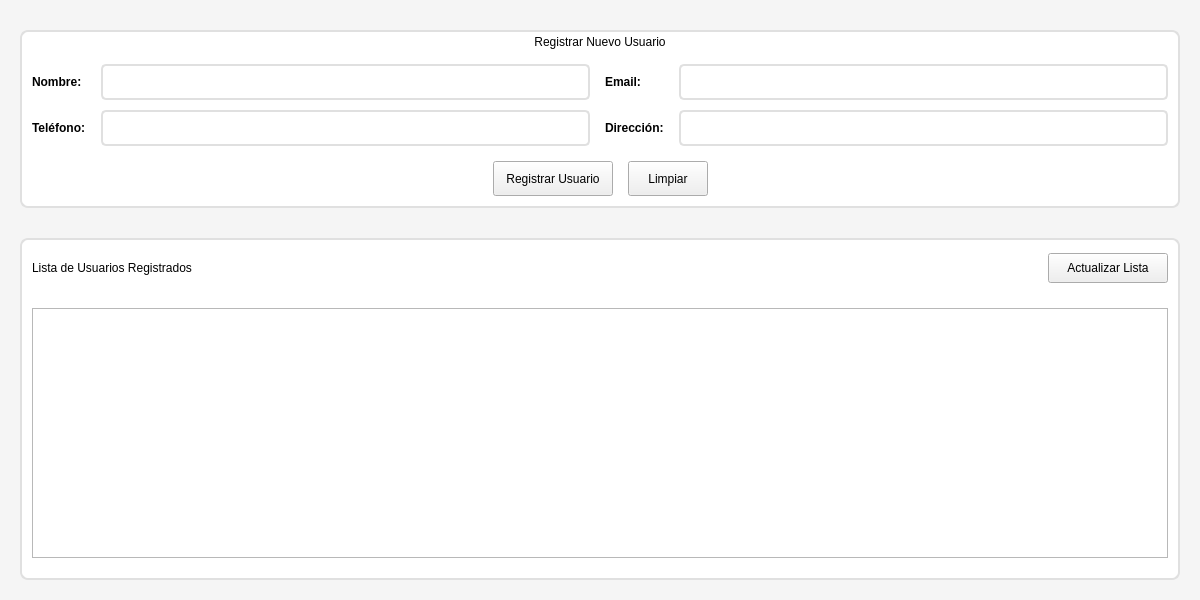
<?xml version="1.0" encoding="UTF-8"?>
<ui version="4.0">
 <class>GestorUsuarios</class>
 <widget class="QWidget" name="GestorUsuarios">
  <property name="geometry">
   <rect>
    <x>0</x>
    <y>0</y>
    <width>1200</width>
    <height>600</height>
   </rect>
  </property>
  <property name="minimumSize">
   <size>
    <width>1000</width>
    <height>550</height>
   </size>
  </property>
  <property name="windowTitle">
   <string>Gestor de Usuarios</string>
  </property>
  <property name="styleSheet">
   <string>QWidget#GestorUsuarios {
    background-color: #f5f5f5;
}</string>
  </property>
  <layout class="QVBoxLayout" name="verticalLayout_main">
   <property name="spacing">
    <number>20</number>
   </property>
   <property name="leftMargin">
    <number>20</number>
   </property>
   <property name="topMargin">
    <number>20</number>
   </property>
   <property name="rightMargin">
    <number>20</number>
   </property>
   <property name="bottomMargin">
    <number>20</number>
   </property>
   <item>
    <widget class="QGroupBox" name="groupBoxRegistro">
     <property name="title">
      <string/>
     </property>
     <property name="styleSheet">
      <string>QGroupBox {
    border: 2px solid #e0e0e0;
    border-radius: 8px;
    margin-top: 10px;
    padding-top: 10px;
    background-color: #ffffff;
}</string>
     </property>
     <layout class="QVBoxLayout" name="verticalLayout_registro">
      <property name="spacing">
       <number>15</number>
      </property>
      <item>
       <widget class="QLabel" name="labelTituloRegistro">
        <property name="text">
         <string>Registrar Nuevo Usuario</string>
        </property>
        <property name="alignment">
         <set>Qt::AlignCenter</set>
        </property>
       </widget>
      </item>
      <item>
       <layout class="QGridLayout" name="gridLayout_formulario">
        <property name="horizontalSpacing">
         <number>15</number>
        </property>
        <property name="verticalSpacing">
         <number>10</number>
        </property>
        <item row="0" column="0">
         <widget class="QLabel" name="labelNombre">
          <property name="text">
           <string>Nombre:</string>
          </property>
          <property name="styleSheet">
           <string>QLabel { font-weight: bold; }</string>
          </property>
         </widget>
        </item>
        <item row="0" column="1">
         <widget class="QLineEdit" name="lineEditNombre">
          <property name="styleSheet">
           <string>QLineEdit {
    padding: 8px;
    border: 2px solid #e0e0e0;
    border-radius: 5px;
    font-size: 12px;
    background-color: white;
    color: black;
}
QLineEdit:focus {
    border-color: #3498db;
}</string>
          </property>
         </widget>
        </item>
        <item row="0" column="2">
         <widget class="QLabel" name="labelEmail">
          <property name="text">
           <string>Email:</string>
          </property>
          <property name="styleSheet">
           <string>QLabel { font-weight: bold; }</string>
          </property>
         </widget>
        </item>
        <item row="0" column="3">
         <widget class="QLineEdit" name="lineEditEmail">
          <property name="styleSheet">
           <string>QLineEdit {
    padding: 8px;
    border: 2px solid #e0e0e0;
    border-radius: 5px;
    font-size: 12px;
    background-color: white;
    color: black;
}
QLineEdit:focus {
    border-color: #3498db;
}</string>
          </property>
         </widget>
        </item>
        <item row="1" column="0">
         <widget class="QLabel" name="labelTelefono">
          <property name="text">
           <string>Teléfono:</string>
          </property>
          <property name="styleSheet">
           <string>QLabel { font-weight: bold; }</string>
          </property>
         </widget>
        </item>
        <item row="1" column="1">
         <widget class="QLineEdit" name="lineEditTelefono">
          <property name="styleSheet">
           <string>QLineEdit {
    padding: 8px;
    border: 2px solid #e0e0e0;
    border-radius: 5px;
    font-size: 12px;
    background-color: white;
    color: black;
}
QLineEdit:focus {
    border-color: #3498db;
}</string>
          </property>
         </widget>
        </item>
        <item row="1" column="2">
         <widget class="QLabel" name="labelDireccion">
          <property name="text">
           <string>Dirección:</string>
          </property>
          <property name="styleSheet">
           <string>QLabel { font-weight: bold; }</string>
          </property>
         </widget>
        </item>
        <item row="1" column="3">
         <widget class="QLineEdit" name="lineEditDireccion">
          <property name="styleSheet">
           <string>QLineEdit {
    padding: 8px;
    border: 2px solid #e0e0e0;
    border-radius: 5px;
    font-size: 12px;
    background-color: white;
    color: black;
}
QLineEdit:focus {
    border-color: #3498db;
}</string>
          </property>
         </widget>
        </item>
       </layout>
      </item>
      <item>
       <layout class="QHBoxLayout" name="horizontalLayout_botones">
        <item>
         <spacer name="horizontalSpacer_left">
          <property name="orientation">
           <enum>Qt::Horizontal</enum>
          </property>
          <property name="sizeHint" stdset="0">
           <size>
            <width>40</width>
            <height>20</height>
           </size>
          </property>
         </spacer>
        </item>
        <item>
         <widget class="QPushButton" name="pushButtonRegistrar">
          <property name="text">
           <string>Registrar Usuario</string>
          </property>
          <property name="minimumSize">
           <size>
            <width>120</width>
            <height>35</height>
           </size>
          </property>
         </widget>
        </item>
        <item>
         <widget class="QPushButton" name="pushButtonLimpiar">
          <property name="text">
           <string>Limpiar</string>
          </property>
          <property name="minimumSize">
           <size>
            <width>80</width>
            <height>35</height>
           </size>
          </property>
         </widget>
        </item>
        <item>
         <spacer name="horizontalSpacer_right">
          <property name="orientation">
           <enum>Qt::Horizontal</enum>
          </property>
          <property name="sizeHint" stdset="0">
           <size>
            <width>40</width>
            <height>20</height>
           </size>
          </property>
         </spacer>
        </item>
       </layout>
      </item>
     </layout>
    </widget>
   </item>
   <item>
    <widget class="QGroupBox" name="groupBoxLista">
     <property name="title">
      <string/>
     </property>
     <property name="minimumSize">
      <size>
       <width>0</width>
       <height>280</height>
      </size>
     </property>
     <property name="styleSheet">
      <string>QGroupBox {
    border: 2px solid #e0e0e0;
    border-radius: 8px;
    margin-top: 10px;
    padding-top: 10px;
    background-color: #ffffff;
}</string>
     </property>
     <layout class="QVBoxLayout" name="verticalLayout_lista">
      <property name="spacing">
       <number>15</number>
      </property>
      <item>
       <layout class="QHBoxLayout" name="horizontalLayout_titulo">
        <item>
         <widget class="QLabel" name="labelTituloLista">
          <property name="text">
           <string>Lista de Usuarios Registrados</string>
          </property>
         </widget>
        </item>
        <item>
         <spacer name="horizontalSpacer_titulo">
          <property name="orientation">
           <enum>Qt::Horizontal</enum>
          </property>
          <property name="sizeHint" stdset="0">
           <size>
            <width>40</width>
            <height>20</height>
           </size>
          </property>
         </spacer>
        </item>
        <item>
         <widget class="QPushButton" name="pushButtonActualizar">
          <property name="text">
           <string>Actualizar Lista</string>
          </property>
          <property name="minimumSize">
           <size>
            <width>120</width>
            <height>30</height>
           </size>
          </property>
         </widget>
        </item>
       </layout>
      </item>
      <item>
       <widget class="QTableWidget" name="tableWidgetUsuarios">
        <property name="minimumSize">
         <size>
          <width>0</width>
          <height>200</height>
         </size>
        </property>
        <property name="maximumSize">
         <size>
          <width>16777215</width>
          <height>250</height>
         </size>
        </property>
        <property name="alternatingRowColors">
         <bool>true</bool>
        </property>
        <property name="selectionBehavior">
         <enum>QAbstractItemView::SelectRows</enum>
        </property>
        <property name="gridStyle">
         <enum>Qt::SolidLine</enum>
        </property>
        <property name="sortingEnabled">
         <bool>true</bool>
        </property>
       </widget>
      </item>
     </layout>
    </widget>
   </item>
  </layout>
 </widget>
 <resources/>
 <connections/>
</ui>
